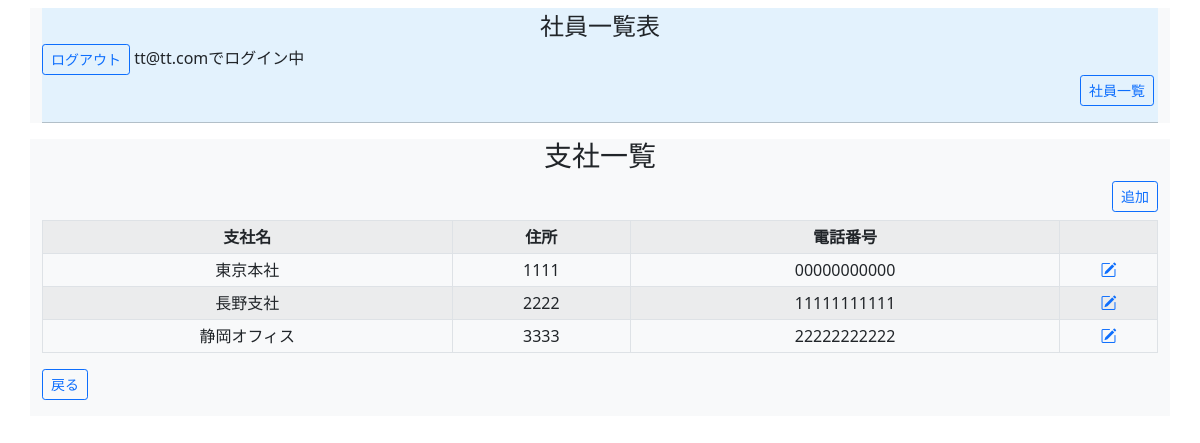
Screenshot of /branch_view (signed in) with the database file from the repository.
### users/models.py (models this page shows, shortened)
class EmpListUser(AbstractBaseUser):
    email = models.EmailField(verbose_name="メールアドレス", max_length=254, unique=True)
    is_staff = models.BooleanField(default=False)
    is_superuser = models.BooleanField(default=False)
    is_active = models.BooleanField(default=True)
    objects = UserManager()
    EMAIL_FIELD = "email"
    USERNAME_FIELD = "email"
    class Meta:
        verbose_name = ("user")
        verbose_name_plural = ("users")

### employee_list_app/models.py (models this page shows, shortened)
class Branch(models.Model):
    name = models.CharField(max_length=30, verbose_name="支社名")
    address = models.CharField(max_length=255, verbose_name="住所")
    tel = models.IntegerField(max_length=11, verbose_name="電話番号")
    class Meta:
        verbose_name = "支社"
        verbose_name_plural = "支社一覧"

### employee_list_app/views.py (the view)
# urls.py: path("branch_view", BranchView.as_view(), name="branch_view"),
class BranchView(ListView):
    template_name = "employee_list/branch_view.html"
    model = Branch

### Template/employee_list/branch_view.html
{% extends "base.html" %}
{% block content %}
<h3 class="text-center">支社一覧</h3>
<div class="text-end">
    <a class="btn btn-outline-primary btn-sm col-auto mb-2" href="{% url 'branch_add' %}" role="button">追加</a>
</div>
<div class="justify-content-center">
    <table class="table table-striped table-bordered table-sm align-middle text-center">
        <th>支社名</th>
        <th>住所</th>
        <th>電話番号</th>
        <th></th>
        {% for brn in object_list %}
        <tr>
            <td>{{ brn.name }}</td>
            <td>{{ brn.address }}</td>
            <td>{{ brn.tel }}</td>
            <td><a href="{% url 'branch_edit' brn.pk %}"><i class="bi bi-pencil-square"></i></a></td>
        </tr>
        {% endfor %}
    </table>
</div>
<a class="btn btn-outline-primary btn-sm mb-3" href="{% url 'index' %}">戻る</a>
{% endblock %}

### Template/base.html (shortened to what this page needs)
<!DOCTYPE html>
<html lang="ja">
<head>
    <link href="https://cdn.jsdelivr.net/npm/bootstrap@5.0.2/dist/css/bootstrap.min.css" rel="stylesheet"
>
    <link rel="stylesheet" href="https://cdn.jsdelivr.net/npm/bootstrap-icons@1.8.0/font/bootstrap-icons.css">
</head>
<body>
    <header class="container bg-light">
        <div style="background-color: #e3f2fd;">
            <div class="text-center mt-2" style="font-size: 1.5em">
                社員一覧表
            </div>
            <span>
                {% if user.is_authenticated %}
                <a class="btn btn-outline-primary btn-sm text-start" href="{% url 'logout' %}">ログアウト</a>
                {% else %}
                <a class="btn btn-outline-primary btn-sm text-start" href="{% url 'signup' %}">サインイン</a>
                <a class="btn btn-outline-primary btn-sm text-start" href="{% url 'login' %}">ログイン</a>
                {% endif %}
                {% if user.is_authenticated %}
                {{ user.get_username }}でログイン中
                {% endif %}
                <div class="text-end me-1">
                    <a class=" btn btn-outline-primary btn-sm" href="{% url 'index' %}" role="button">社員一覧</a>
                </div>
            </span>
            <hr>
        </div>
    </header>
    <div class="container bg-light">
        <div class="col">
            {% block content %}
            {% endblock %}
        </div>
    </div>
</body>
</html>

### rows the page displays
EmpListUser: get_username "tt@tt.com"
Branch: name "東京本社", address "1111", tel "00000000000"
Branch: name "長野支社", address "2222", tel "11111111111"
Branch: name "静岡オフィス", address "3333", tel "22222222222"
